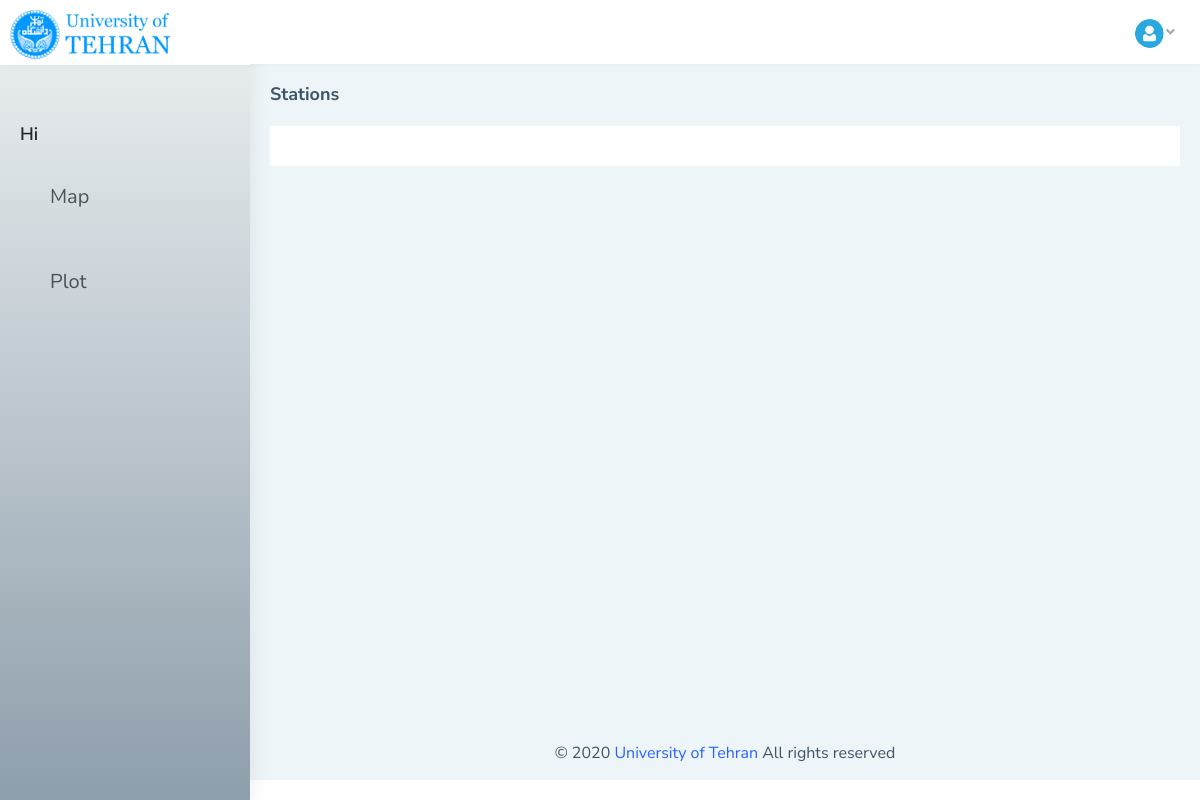
Page /stations/ on the earlier database version.
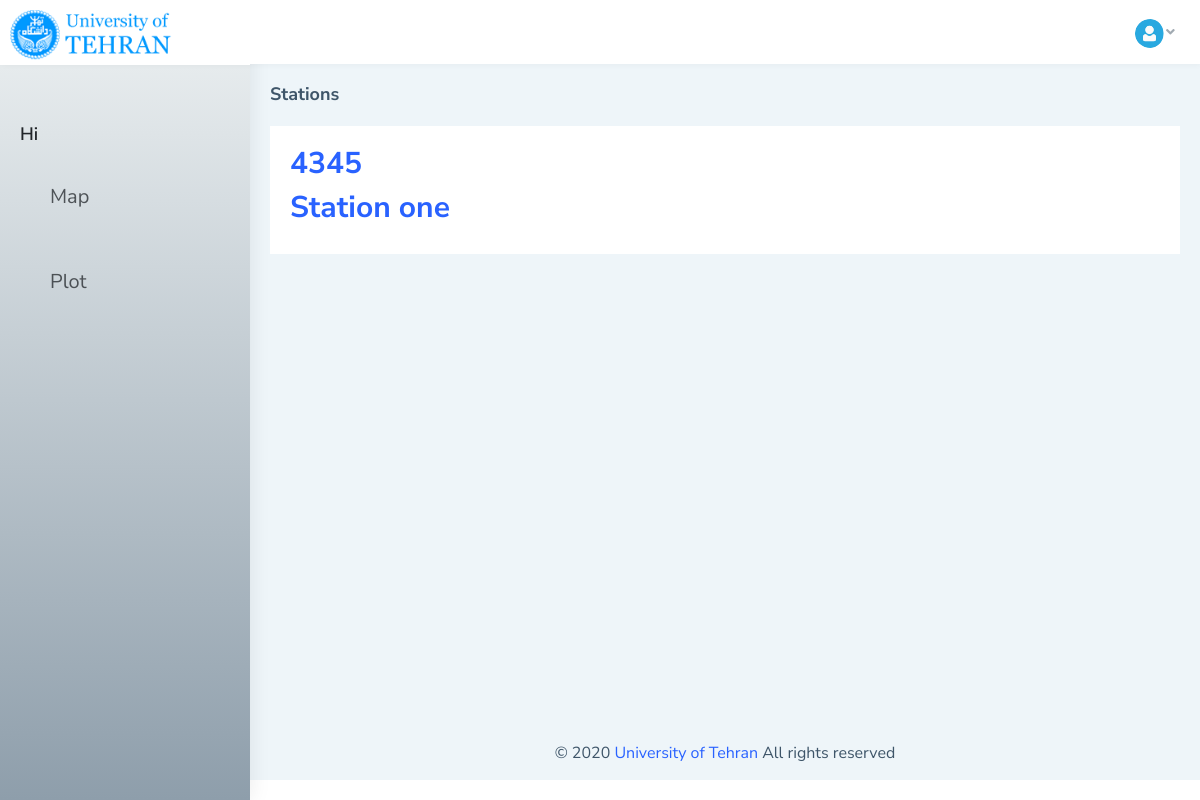
Same page on the later database version.
### stations/models.py (models this page shows)
class Setup(models.Model):
	operator_name = models.CharField(max_length=150)
	station_name = models.CharField(max_length=150, unique=True)
	address = models.CharField(max_length=255, blank=False)
	description = models.TextField(blank=False)
	date = models.DateTimeField(auto_now_add=True)
	status = models.BooleanField(default=False)
	def __str__(self):
		return self.station_name
	def get_absolute_url(self):
		return reverse('station_detail', args=[str(self.id)])

### stations/views.py (the view)
# urls.py: path('', station_list, name="station_list"),
def station_list(request):
	if request.method == "GET":
		station_list = Setup.objects.all()
		print(station_list)
		return render(request, 'station_list.html', {'station_list':station_list})

### stations/templates/station_list.html (shortened to what this page needs)
{% extends "base.html" %} {% load static %} {% load crispy_forms_tags %}
{% block pageName %} Stations{% endblock %} {% block content %}
	{% for station in station_list %}
		<div>
			<h2><a href="{{ station.get_absolute_url }}">{{ station.station_name}}</a></h2>
		</div>
		{% endfor %}
{% endblock %}

### templates/base.html (shortened to what this page needs)
{% load static %}
<!DOCTYPE html>
<html>
<head>
    <link href="{% static 'dist/css/style.min.css' %}" rel="stylesheet">
    <link href="{% static 'dist/css/stations.css' %}" rel="stylesheet">
</head>
<body>
    <div id="main-wrapper" data-layout="vertical" data-navbarbg="skin5" data-sidebartype="full" data-sidebar-position="absolute" data-header-position="absolute" data-boxed-layout="full">
        <header class="topbar" data-navbarbg="skin5">
            <nav class="navbar top-navbar navbar-expand-md navbar-dark">
                <div class="navbar-header" data-logobg="skin5">
                    <a class="navbar-brand" href="https://ut.ac.ir" target="_blank">
                        <b class="logo-icon">
                                    <img src="{% static 'assets/images/logo.png' %}" alt="homepage" class="light-logo" />
                                </b>
                    </a>
                </div>
                <div class="navbar-collapse collapse" id="navbarSupportedContent" data-navbarbg="skin5">
                    <ul class="navbar-nav float-right">
                        <li class="nav-item dropdown">
                            <a class="nav-link dropdown-toggle text-muted waves-effect waves-dark pro-pic" href="" data-toggle="dropdown" aria-haspopup="true" aria-expanded="false"><img src="{% static 'assets/images/users/1.jpg' %}" alt="user" class="rounded-circle" width="31"><i class="fa fa-angle-down"> </i></a>
                        </li>
                    </ul>
                </div>
            </nav>
        </header>
        <aside class="left-sidebar" data-sidebarbg="skin6">
            <div class="scroll-sidebar">
                <nav class="sidebar-nav">
                    <ul id="sidebarnav">
                        <li>
                            <div class="user-profile d-flex no-block dropdown m-t-20">
                                <div class="user-content hide-menu m-l-10">
                                    <div class="main">
                                    </div>
                                    <h4 class="m-b-0 user-name font-medium"> Hi {{ request.user.username }} </h4>
                                </div>
                            </div>
                        </li>
                        <div class="User-profile-custom">
                            <li class="sidebar-item"> <a class="sidebar-link waves-effect waves-dark sidebar-link" href="{% url 'map' %}" aria-expanded="false"><i class="mdi mdi-map"></i><span class="hide-menu">Map</span></a></li>
                            <li class="sidebar-item"> <a class="sidebar-link waves-effect waves-dark sidebar-link" href="{% url 'plot' %}" aria-expanded="false"><i class="mdi mdi-chart-line"></i><span class="hide-menu">Plot</span></a></li>
                        </div>
                    </ul>
                </nav>
            </div>
        </aside>
        <div class="page-wrapper">
            <div class="page-breadcrumb">
                <div class="row align-items-center">
                    <div class="col-5">
                        <h4 class="page-title">{% block pageName %}{% endblock %}</h4>
                    </div>
                </div>
            </div>
            <div class="container-fluid">
                <div class="row">
                    <div class="col-12">
                        <div class="card">
                            <div class="card-body">
                                {% block content %}{% endblock %}
                            </div>
                        </div>
                    </div>
                </div>
            </div>
            <footer class="footer text-center">
                © 2020 <a href="https://ut.ac.ir" target="_blank">University of Tehran</a> All rights reserved
            </footer>
        </div>
    </div>
</body>
</html>

Differences in the rows shown:
added Setup: station_name "4345"
added Setup: station_name "Station one"
